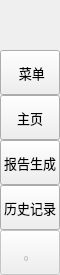
        <widget class="QFrame" name="leftMenuBg">
         <property name="minimumSize">
          <size>
           <width>60</width>
           <height>0</height>
          </size>
         </property>
         <property name="maximumSize">
          <size>
           <width>60</width>
           <height>16777215</height>
          </size>
         </property>
         <property name="frameShape">
          <enum>QFrame::NoFrame</enum>
         </property>
         <property name="frameShadow">
          <enum>QFrame::Raised</enum>
         </property>
         <layout class="QVBoxLayout" name="verticalLayout_3">
          <property name="spacing">
           <number>0</number>
          </property>
          <property name="leftMargin">
           <number>0</number>
          </property>
          <property name="topMargin">
           <number>0</number>
          </property>
          <property name="rightMargin">
           <number>0</number>
          </property>
          <property name="bottomMargin">
           <number>0</number>
          </property>
          <item>
           <widget class="QFrame" name="topLogoInfo">
            <property name="minimumSize">
             <size>
              <width>0</width>
              <height>50</height>
             </size>
            </property>
            <property name="maximumSize">
             <size>
              <width>16777215</width>
              <height>50</height>
             </size>
            </property>
            <property name="frameShape">
             <enum>QFrame::NoFrame</enum>
            </property>
            <property name="frameShadow">
             <enum>QFrame::Raised</enum>
            </property>
            <widget class="QFrame" name="topLogo">
             <property name="geometry">
              <rect>
               <x>10</x>
               <y>5</y>
               <width>42</width>
               <height>42</height>
              </rect>
             </property>
             <property name="minimumSize">
              <size>
               <width>42</width>
               <height>42</height>
              </size>
             </property>
             <property name="maximumSize">
              <size>
               <width>42</width>
               <height>42</height>
              </size>
             </property>
             <property name="frameShape">
              <enum>QFrame::NoFrame</enum>
             </property>
             <property name="frameShadow">
              <enum>QFrame::Raised</enum>
             </property>
            </widget>
            <widget class="QLabel" name="titleLeftApp">
             <property name="geometry">
              <rect>
               <x>70</x>
               <y>8</y>
               <width>160</width>
               <height>20</height>
              </rect>
             </property>
             <property name="font">
              <font>
               <family>Segoe UI Semibold</family>
               <pointsize>12</pointsize>
               <italic>false</italic>
               <bold>false</bold>
              </font>
             </property>
             <property name="text">
              <string>ReportMaster</string>
             </property>
             <property name="alignment">
              <set>Qt::AlignLeading|Qt::AlignLeft|Qt::AlignTop</set>
             </property>
            </widget>
            <widget class="QLabel" name="titleLeftDescription">
             <property name="geometry">
              <rect>
               <x>70</x>
               <y>27</y>
               <width>160</width>
               <height>16</height>
              </rect>
             </property>
             <property name="maximumSize">
              <size>
               <width>16777215</width>
               <height>16</height>
              </size>
             </property>
             <property name="font">
              <font>
               <family>Segoe UI</family>
               <pointsize>8</pointsize>
               <italic>false</italic>
               <bold>false</bold>
              </font>
             </property>
             <property name="text">
              <string>胸片报告生成系统</string>
             </property>
             <property name="alignment">
              <set>Qt::AlignLeading|Qt::AlignLeft|Qt::AlignTop</set>
             </property>
            </widget>
           </widget>
          </item>
          <item>
           <widget class="QFrame" name="leftMenuFrame">
            <property name="frameShape">
             <enum>QFrame::NoFrame</enum>
            </property>
            <property name="frameShadow">
             <enum>QFrame::Raised</enum>
            </property>
            <layout class="QVBoxLayout" name="verticalMenuLayout">
             <property name="spacing">
              <number>0</number>
             </property>
             <property name="leftMargin">
              <number>0</number>
             </property>
             <property name="topMargin">
              <number>0</number>
             </property>
             <property name="rightMargin">
              <number>0</number>
             </property>
             <property name="bottomMargin">
              <number>0</number>
             </property>
             <item>
              <widget class="QFrame" name="toggleBox">
               <property name="maximumSize">
                <size>
                 <width>16777215</width>
                 <height>45</height>
                </size>
               </property>
               <property name="frameShape">
                <enum>QFrame::NoFrame</enum>
               </property>
               <property name="frameShadow">
                <enum>QFrame::Raised</enum>
               </property>
               <layout class="QVBoxLayout" name="verticalLayout_4">
                <property name="spacing">
                 <number>0</number>
                </property>
                <property name="leftMargin">
                 <number>0</number>
                </property>
                <property name="topMargin">
                 <number>0</number>
                </property>
                <property name="rightMargin">
                 <number>0</number>
                </property>
                <property name="bottomMargin">
                 <number>0</number>
                </property>
                <item>
                 <widget class="QPushButton" name="toggleButton">
                  <property name="sizePolicy">
                   <sizepolicy hsizetype="Expanding" vsizetype="Fixed">
                    <horstretch>0</horstretch>
                    <verstretch>0</verstretch>
                   </sizepolicy>
                  </property>
                  <property name="minimumSize">
                   <size>
                    <width>0</width>
                    <height>45</height>
                   </size>
                  </property>
                  <property name="font">
                   <font>
                    <family>Segoe UI</family>
                    <pointsize>10</pointsize>
                    <italic>false</italic>
                    <bold>false</bold>
                   </font>
                  </property>
                  <property name="cursor">
                   <cursorShape>PointingHandCursor</cursorShape>
                  </property>
                  <property name="layoutDirection">
                   <enum>Qt::LeftToRight</enum>
                  </property>
                  <property name="styleSheet">
                   <string notr="true">background-image: url(:/icons/images/icons/icon_menu.png);</string>
                  </property>
                  <property name="text">
                   <string> 菜单</string>
                  </property>
                 </widget>
                </item>
               </layout>
              </widget>
             </item>
             <item alignment="Qt::AlignTop">
              <widget class="QFrame" name="topMenu">
               <property name="frameShape">
                <enum>QFrame::NoFrame</enum>
               </property>
               <property name="frameShadow">
                <enum>QFrame::Raised</enum>
               </property>
               <layout class="QVBoxLayout" name="verticalLayout_8">
                <property name="spacing">
                 <number>0</number>
                </property>
                <property name="leftMargin">
                 <number>0</number>
                </property>
                <property name="topMargin">
                 <number>0</number>
                </property>
                <property name="rightMargin">
                 <number>0</number>
                </property>
                <property name="bottomMargin">
                 <number>0</number>
                </property>
                <item>
                 <widget class="QPushButton" name="btn_home">
                  <property name="sizePolicy">
                   <sizepolicy hsizetype="Expanding" vsizetype="Fixed">
                    <horstretch>0</horstretch>
                    <verstretch>0</verstretch>
                   </sizepolicy>
                  </property>
                  <property name="minimumSize">
                   <size>
                    <width>0</width>
                    <height>45</height>
                   </size>
                  </property>
                  <property name="font">
                   <font>
                    <family>Segoe UI</family>
                    <pointsize>10</pointsize>
                    <italic>false</italic>
                    <bold>false</bold>
                   </font>
                  </property>
                  <property name="cursor">
                   <cursorShape>PointingHandCursor</cursorShape>
                  </property>
                  <property name="layoutDirection">
                   <enum>Qt::LeftToRight</enum>
                  </property>
                  <property name="styleSheet">
                   <string notr="true">background-image: url(:/icons/images/icons/cil-home.png);</string>
                  </property>
                  <property name="text">
                   <string>主页</string>
                  </property>
                 </widget>
                </item>
                <item>
                 <widget class="QPushButton" name="btn_report">
                  <property name="sizePolicy">
                   <sizepolicy hsizetype="Expanding" vsizetype="Fixed">
                    <horstretch>0</horstretch>
                    <verstretch>0</verstretch>
                   </sizepolicy>
                  </property>
                  <property name="minimumSize">
                   <size>
                    <width>0</width>
                    <height>45</height>
                   </size>
                  </property>
                  <property name="font">
                   <font>
                    <family>Segoe UI</family>
                    <pointsize>10</pointsize>
                    <italic>false</italic>
                    <bold>false</bold>
                   </font>
                  </property>
                  <property name="cursor">
                   <cursorShape>PointingHandCursor</cursorShape>
                  </property>
                  <property name="layoutDirection">
                   <enum>Qt::LeftToRight</enum>
                  </property>
                  <property name="styleSheet">
                   <string notr="true">background-image: url(:/icons/images/icons/cil-clipboard.png);</string>
                  </property>
                  <property name="text">
                   <string>报告生成</string>
                  </property>
                 </widget>
                </item>
                <item>
                 <widget class="QPushButton" name="btn_history">
                  <property name="sizePolicy">
                   <sizepolicy hsizetype="Expanding" vsizetype="Fixed">
                    <horstretch>0</horstretch>
                    <verstretch>0</verstretch>
                   </sizepolicy>
                  </property>
                  <property name="minimumSize">
                   <size>
                    <width>0</width>
                    <height>45</height>
                   </size>
                  </property>
                  <property name="font">
                   <font>
                    <family>Segoe UI</family>
                    <pointsize>10</pointsize>
                    <italic>false</italic>
                    <bold>false</bold>
                   </font>
                  </property>
                  <property name="cursor">
                   <cursorShape>PointingHandCursor</cursorShape>
                  </property>
                  <property name="layoutDirection">
                   <enum>Qt::LeftToRight</enum>
                  </property>
                  <property name="styleSheet">
                   <string notr="true">background-image: url(:/icons/images/icons/cil-library.png);</string>
                  </property>
                  <property name="text">
                   <string>历史记录</string>
                  </property>
                 </widget>
                </item>
               </layout>
              </widget>
             </item>
             <item alignment="Qt::AlignBottom">
              <widget class="QFrame" name="bottomMenu">
               <property name="frameShape">
                <enum>QFrame::NoFrame</enum>
               </property>
               <property name="frameShadow">
                <enum>QFrame::Raised</enum>
               </property>
               <layout class="QVBoxLayout" name="verticalLayout_9">
                <property name="spacing">
                 <number>0</number>
                </property>
                <property name="leftMargin">
                 <number>0</number>
                </property>
                <property name="topMargin">
                 <number>0</number>
                </property>
                <property name="rightMargin">
                 <number>0</number>
                </property>
                <property name="bottomMargin">
                 <number>0</number>
                </property>
                <item>
                 <widget class="QPushButton" name="toggleLeftBox">
                  <property name="enabled">
                   <bool>false</bool>
                  </property>
                  <property name="sizePolicy">
                   <sizepolicy hsizetype="Expanding" vsizetype="Fixed">
                    <horstretch>0</horstretch>
                    <verstretch>0</verstretch>
                   </sizepolicy>
                  </property>
                  <property name="minimumSize">
                   <size>
                    <width>0</width>
                    <height>45</height>
                   </size>
                  </property>
                  <property name="font">
                   <font>
                    <family>Segoe UI</family>
                    <pointsize>10</pointsize>
                    <italic>false</italic>
                    <bold>false</bold>
                   </font>
                  </property>
                  <property name="cursor">
                   <cursorShape>PointingHandCursor</cursorShape>
                  </property>
                  <property name="layoutDirection">
                   <enum>Qt::LeftToRight</enum>
                  </property>
                  <property name="styleSheet">
                   <string notr="true"/>
                  </property>
                  <property name="text">
                   <string>。</string>
                  </property>
                 </widget>
                </item>
               </layout>
              </widget>
             </item>
            </layout>
           </widget>
          </item>
         </layout>
        </widget>
